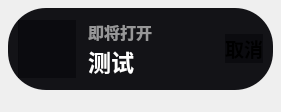
<?xml version="1.0" encoding="UTF-8"?>
<ui version="4.0">
 <class>Theme</class>
 <widget class="QWidget" name="Form">
  <property name="geometry">
   <rect>
    <x>0</x>
    <y>0</y>
    <width>281</width>
    <height>112</height>
   </rect>
  </property>
  <property name="minimumSize">
   <size>
    <width>200</width>
    <height>0</height>
   </size>
  </property>
  <property name="windowTitle">
   <string>Form</string>
  </property>
  <layout class="QHBoxLayout" name="horizontalLayout_2">
   <property name="leftMargin">
    <number>8</number>
   </property>
   <property name="topMargin">
    <number>8</number>
   </property>
   <property name="rightMargin">
    <number>8</number>
   </property>
   <property name="bottomMargin">
    <number>22</number>
   </property>
   <item>
    <widget class="QFrame" name="backgnd">
     <property name="styleSheet">
      <string notr="true">background-color: rgba(10, 10, 15, 245);
border-radius: 38px</string>
     </property>
     <property name="frameShape">
      <enum>QFrame::StyledPanel</enum>
     </property>
     <property name="frameShadow">
      <enum>QFrame::Raised</enum>
     </property>
     <layout class="QVBoxLayout" name="verticalLayout_3">
      <property name="spacing">
       <number>4</number>
      </property>
      <property name="leftMargin">
       <number>10</number>
      </property>
      <property name="topMargin">
       <number>10</number>
      </property>
      <property name="rightMargin">
       <number>10</number>
      </property>
      <property name="bottomMargin">
       <number>10</number>
      </property>
      <item>
       <layout class="QVBoxLayout" name="verticalLayout_2">
        <item>
         <layout class="QHBoxLayout" name="horizontalLayout">
          <property name="spacing">
           <number>12</number>
          </property>
          <item>
           <widget class="ProgressRing" name="opening_countdown">
            <property name="sizePolicy">
             <sizepolicy hsizetype="Expanding" vsizetype="Expanding">
              <horstretch>0</horstretch>
              <verstretch>0</verstretch>
             </sizepolicy>
            </property>
            <property name="minimumSize">
             <size>
              <width>58</width>
              <height>58</height>
             </size>
            </property>
            <property name="maximumSize">
             <size>
              <width>58</width>
              <height>58</height>
             </size>
            </property>
            <property name="font">
             <font>
              <family>Microsoft YaHei</family>
              <pointsize>12</pointsize>
              <weight>75</weight>
              <bold>true</bold>
             </font>
            </property>
            <property name="styleSheet">
             <string notr="true">font-weight: bold;</string>
            </property>
            <property name="textVisible">
             <bool>false</bool>
            </property>
            <property name="format">
             <string>%p</string>
            </property>
            <property name="val">
             <double>0.000000000000000</double>
            </property>
            <property name="strokeWidth">
             <number>7</number>
            </property>
           </widget>
          </item>
          <item>
           <layout class="QVBoxLayout" name="verticalLayout_4">
            <property name="spacing">
             <number>0</number>
            </property>
            <item>
             <widget class="QLabel" name="subtitle_label">
              <property name="sizePolicy">
               <sizepolicy hsizetype="Maximum" vsizetype="Maximum">
                <horstretch>0</horstretch>
                <verstretch>0</verstretch>
               </sizepolicy>
              </property>
              <property name="font">
               <font>
                <family>Microsoft YaHei UI</family>
                <pointsize>12</pointsize>
                <weight>75</weight>
                <bold>true</bold>
               </font>
              </property>
              <property name="styleSheet">
               <string notr="true">color: rgba(188, 188, 188, 200);
background-color: rgba(0,0,0,0);
font-weight: bold;</string>
              </property>
              <property name="text">
               <string>即将打开</string>
              </property>
              <property name="alignment">
               <set>Qt::AlignLeading|Qt::AlignLeft|Qt::AlignVCenter</set>
              </property>
             </widget>
            </item>
            <item>
             <widget class="QLabel" name="action_name">
              <property name="sizePolicy">
               <sizepolicy hsizetype="Maximum" vsizetype="Maximum">
                <horstretch>0</horstretch>
                <verstretch>0</verstretch>
               </sizepolicy>
              </property>
              <property name="font">
               <font>
                <family>Microsoft YaHei UI</family>
                <pointsize>17</pointsize>
                <weight>75</weight>
                <bold>true</bold>
               </font>
              </property>
              <property name="styleSheet">
               <string notr="true">color: rgba(255, 255, 255, 255);
background-color: rgba(0,0,0,0);
font-weight: bold</string>
              </property>
              <property name="text">
               <string>测试</string>
              </property>
              <property name="alignment">
               <set>Qt::AlignLeading|Qt::AlignLeft|Qt::AlignVCenter</set>
              </property>
             </widget>
            </item>
           </layout>
          </item>
          <item>
           <spacer name="horizontalSpacer">
            <property name="orientation">
             <enum>Qt::Horizontal</enum>
            </property>
            <property name="sizeHint" stdset="0">
             <size>
              <width>40</width>
              <height>20</height>
             </size>
            </property>
           </spacer>
          </item>
          <item>
           <widget class="HyperlinkButton" name="cancel_opening">
            <property name="sizePolicy">
             <sizepolicy hsizetype="Maximum" vsizetype="Fixed">
              <horstretch>0</horstretch>
              <verstretch>0</verstretch>
             </sizepolicy>
            </property>
            <property name="font">
             <font>
              <family>Microsoft YaHei UI</family>
              <pointsize>14</pointsize>
              <weight>75</weight>
              <bold>true</bold>
             </font>
            </property>
            <property name="text">
             <string>取消</string>
            </property>
           </widget>
          </item>
         </layout>
        </item>
       </layout>
      </item>
     </layout>
    </widget>
   </item>
  </layout>
 </widget>
 <customwidgets>
  <customwidget>
   <class>HyperlinkButton</class>
   <extends>PushButton</extends>
   <header>qfluentwidgets</header>
  </customwidget>
  <customwidget>
   <class>PushButton</class>
   <extends>QPushButton</extends>
   <header>qfluentwidgets</header>
  </customwidget>
  <customwidget>
   <class>ProgressBar</class>
   <extends>QProgressBar</extends>
   <header>qfluentwidgets</header>
  </customwidget>
  <customwidget>
   <class>ProgressRing</class>
   <extends>ProgressBar</extends>
   <header>qfluentwidgets</header>
  </customwidget>
 </customwidgets>
 <resources/>
 <connections/>
</ui>
